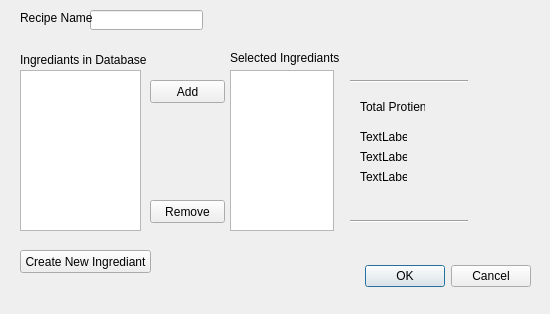
<?xml version="1.0" encoding="UTF-8"?>
<ui version="4.0">
 <class>CreateRecipeWindow</class>
 <widget class="QDialog" name="CreateRecipeWindow">
  <property name="geometry">
   <rect>
    <x>0</x>
    <y>0</y>
    <width>550</width>
    <height>314</height>
   </rect>
  </property>
  <property name="windowTitle">
   <string>Dialog</string>
  </property>
  <widget class="QDialogButtonBox" name="buttonBox">
   <property name="geometry">
    <rect>
     <x>190</x>
     <y>260</y>
     <width>341</width>
     <height>32</height>
    </rect>
   </property>
   <property name="orientation">
    <enum>Qt::Horizontal</enum>
   </property>
   <property name="standardButtons">
    <set>QDialogButtonBox::Cancel|QDialogButtonBox::Ok</set>
   </property>
  </widget>
  <widget class="QPushButton" name="pushButton">
   <property name="geometry">
    <rect>
     <x>20</x>
     <y>250</y>
     <width>131</width>
     <height>23</height>
    </rect>
   </property>
   <property name="text">
    <string>Create New Ingrediant</string>
   </property>
  </widget>
  <widget class="QLineEdit" name="lineEdit">
   <property name="geometry">
    <rect>
     <x>90</x>
     <y>10</y>
     <width>113</width>
     <height>20</height>
    </rect>
   </property>
  </widget>
  <widget class="QTextEdit" name="textEdit">
   <property name="geometry">
    <rect>
     <x>20</x>
     <y>70</y>
     <width>121</width>
     <height>161</height>
    </rect>
   </property>
  </widget>
  <widget class="QTextEdit" name="textEdit_2">
   <property name="geometry">
    <rect>
     <x>230</x>
     <y>70</y>
     <width>104</width>
     <height>161</height>
    </rect>
   </property>
  </widget>
  <widget class="QLabel" name="label">
   <property name="geometry">
    <rect>
     <x>20</x>
     <y>10</y>
     <width>91</width>
     <height>16</height>
    </rect>
   </property>
   <property name="text">
    <string>Recipe Name</string>
   </property>
  </widget>
  <widget class="QLabel" name="label_2">
   <property name="geometry">
    <rect>
     <x>20</x>
     <y>50</y>
     <width>131</width>
     <height>20</height>
    </rect>
   </property>
   <property name="text">
    <string>Ingrediants in Database</string>
   </property>
  </widget>
  <widget class="QLabel" name="label_3">
   <property name="geometry">
    <rect>
     <x>230</x>
     <y>50</y>
     <width>111</width>
     <height>16</height>
    </rect>
   </property>
   <property name="text">
    <string>Selected Ingrediants</string>
   </property>
  </widget>
  <widget class="QPushButton" name="pushButton_2">
   <property name="geometry">
    <rect>
     <x>150</x>
     <y>80</y>
     <width>75</width>
     <height>23</height>
    </rect>
   </property>
   <property name="text">
    <string>Add</string>
   </property>
  </widget>
  <widget class="QPushButton" name="pushButton_3">
   <property name="geometry">
    <rect>
     <x>150</x>
     <y>200</y>
     <width>75</width>
     <height>23</height>
    </rect>
   </property>
   <property name="text">
    <string>Remove</string>
   </property>
  </widget>
  <widget class="QLabel" name="label_9">
   <property name="geometry">
    <rect>
     <x>360</x>
     <y>170</y>
     <width>47</width>
     <height>13</height>
    </rect>
   </property>
   <property name="text">
    <string>TextLabel</string>
   </property>
  </widget>
  <widget class="QLabel" name="label_8">
   <property name="geometry">
    <rect>
     <x>360</x>
     <y>150</y>
     <width>47</width>
     <height>13</height>
    </rect>
   </property>
   <property name="text">
    <string>TextLabel</string>
   </property>
  </widget>
  <widget class="QLabel" name="label_7">
   <property name="geometry">
    <rect>
     <x>360</x>
     <y>130</y>
     <width>47</width>
     <height>13</height>
    </rect>
   </property>
   <property name="text">
    <string>TextLabel</string>
   </property>
  </widget>
  <widget class="Line" name="line_2">
   <property name="geometry">
    <rect>
     <x>350</x>
     <y>220</y>
     <width>118</width>
     <height>3</height>
    </rect>
   </property>
   <property name="orientation">
    <enum>Qt::Horizontal</enum>
   </property>
  </widget>
  <widget class="QLabel" name="label_6">
   <property name="geometry">
    <rect>
     <x>360</x>
     <y>100</y>
     <width>65</width>
     <height>13</height>
    </rect>
   </property>
   <property name="text">
    <string>Total Protien:</string>
   </property>
  </widget>
  <widget class="Line" name="line">
   <property name="geometry">
    <rect>
     <x>350</x>
     <y>80</y>
     <width>118</width>
     <height>3</height>
    </rect>
   </property>
   <property name="orientation">
    <enum>Qt::Horizontal</enum>
   </property>
  </widget>
 </widget>
 <resources/>
 <connections>
  <connection>
   <sender>buttonBox</sender>
   <signal>accepted()</signal>
   <receiver>CreateRecipeWindow</receiver>
   <slot>accept()</slot>
   <hints>
    <hint type="sourcelabel">
     <x>248</x>
     <y>254</y>
    </hint>
    <hint type="destinationlabel">
     <x>157</x>
     <y>274</y>
    </hint>
   </hints>
  </connection>
  <connection>
   <sender>buttonBox</sender>
   <signal>rejected()</signal>
   <receiver>CreateRecipeWindow</receiver>
   <slot>reject()</slot>
   <hints>
    <hint type="sourcelabel">
     <x>316</x>
     <y>260</y>
    </hint>
    <hint type="destinationlabel">
     <x>286</x>
     <y>274</y>
    </hint>
   </hints>
  </connection>
 </connections>
</ui>
